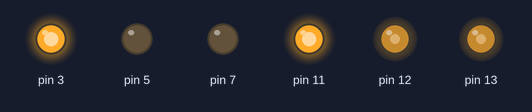
This program was run on a simulated Raspberry Pi (header pin numbers). On the bench: output pins drawn as LEDs (lit = HIGH). At 64.0 s the program stops and its outputs stay as they are.

Above: at 0.1 s.
At 3.1 s:
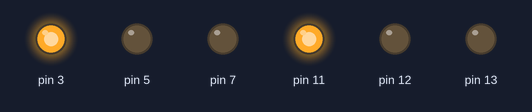
At 8.1 s:
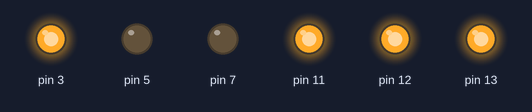
At 16.1 s:
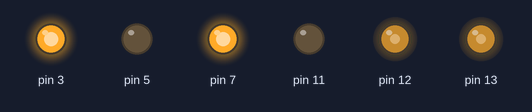
At 24.1 s:
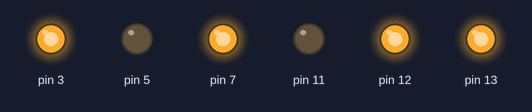
At 35.1 s:
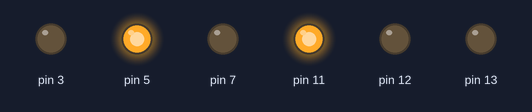
Timing chart, 0 to 36.6 s (numbered marks = the images above):
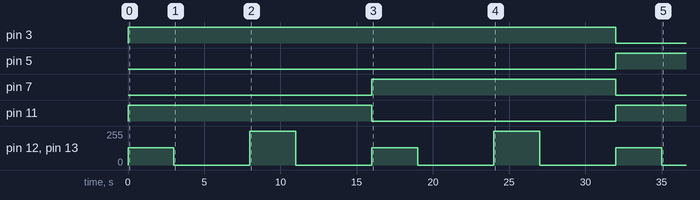

The program:

Motor_controller.py
```python
import RPi.GPIO as GPIO #import gpio pin library from raspbian OS
from time import sleep #importing sleep from python

GPIO.setmode(GPIO.BOARD)
GPIO.setwarnings(False)

class Motor():
    def __init__(self, Ena, In1A, In2A, Enb, In1B, In2B):
        #left motor initialization
        self.Ena = Ena
        self.In1A = In1A
        self.In2A = In2A

        #all of the GPIO pins will be declared as an output
        #two of our pins are for our direction
        GPIO.setup(self.Ena, GPIO.OUT)
        GPIO.setup(self.In1A, GPIO.OUT)
        GPIO.setup(self.In2A, GPIO.OUT)
        self.pwmA = GPIO.PWM(self.Ena, 100);
        self.pwmA.start(0);

        #right motor initialization
        self.Enb = Enb
        self.In1B = In1B
        self.In2B = In2B

        #all of the GPIO pins will be declared as an output
        #two of our pins are for our direction
        GPIO.setup(self.Enb, GPIO.OUT)
        GPIO.setup(self.In1B, GPIO.OUT)
        GPIO.setup(self.In2B, GPIO.OUT)
        self.pwmB = GPIO.PWM(self.Enb, 100);
        self.pwmB.start(0);

    def move(self,speed=0.5, turn=0, t=0): ###############tut function
        #normalizing values
        #0.5 = 50% speed and 1 =  100% speed
        #-1 to 1 will be normalized value for turn
        speed *= 100
        turn *= 100

        #handeling turns
        leftSpeed = speed - turn
        rightSpeed = speed + turn
        if leftSpeed>100:
            leftSpeed=100
        elif leftSpeed<-100:
            leftSpeed=-100
        if rightSpeed>100:
            rightSpeed=100
        elif rightSpeed<-100:
            rightSpeed=-100

        ls = leftSpeed
        rs = rightSpeed

        #left motors movement
        #ChangeDutyCycle do not understand (-ve) sign so we need to use absolute value and the way we can do this is by abs(leftSpeed) this will remove (-ve) sign from the values
        self.pwmA.ChangeDutyCycle(abs(ls));
        if leftSpeed>0:
            GPIO.output(self.In1A, GPIO.HIGH)
            GPIO.output(self.In2A, GPIO.LOW)
        else:
            GPIO.output(self.In1A, GPIO.LOW)
            GPIO.output(self.In2A, GPIO.HIGH)

        #right motors movement
        self.pwmB.ChangeDutyCycle(abs(rs));
        if rightSpeed>0:
            GPIO.output(self.In1B, GPIO.HIGH)
            GPIO.output(self.In2B, GPIO.LOW)
        else:
            GPIO.output(self.In1A, GPIO.LOW)
            GPIO.output(self.In2A, GPIO.HIGH)

        sleep(t)
        self.pwmA.ChangeDutyCycle(0);
        self.pwmB.ChangeDutyCycle(0);

    def forward(self,speed=0.5, t=0):
        speed *= 100
        self.pwmA.ChangeDutyCycle(speed);
        self.pwmB.ChangeDutyCycle(speed);

        #left motors movement forward
        GPIO.output(self.In1A, GPIO.HIGH)
        GPIO.output(self.In2A, GPIO.LOW)
        #right motors movement forward
        GPIO.output(self.In1B, GPIO.HIGH)
        GPIO.output(self.In2B, GPIO.LOW)
        sleep(t)
        self.pwmA.ChangeDutyCycle(0);
        self.pwmB.ChangeDutyCycle(0);

    def reverse(self,speed=0.5, t=0):
        speed *= 100
        self.pwmA.ChangeDutyCycle(speed);
        self.pwmB.ChangeDutyCycle(speed);

        #left motors movement forward
        GPIO.output(self.In1A, GPIO.LOW)
        GPIO.output(self.In2A, GPIO.HIGH)
        #right motors movement forward
        GPIO.output(self.In1B, GPIO.LOW)
        GPIO.output(self.In2B, GPIO.HIGH)
        sleep(t)
        self.pwmA.ChangeDutyCycle(0);
        self.pwmB.ChangeDutyCycle(0);

    def left(self,speed=0.5, t=0):
        speed *= 100
        self.pwmA.ChangeDutyCycle(speed);
        self.pwmB.ChangeDutyCycle(speed);

        #left motors movement forward
        GPIO.output(self.In1A, GPIO.HIGH)
        GPIO.output(self.In2A, GPIO.LOW)
        #right motors movement forward
        GPIO.output(self.In1B, GPIO.LOW)
        GPIO.output(self.In2B, GPIO.HIGH)
        sleep(t)
        self.pwmA.ChangeDutyCycle(0);
        self.pwmB.ChangeDutyCycle(0);

    def right(self,speed=0.5, t=0):
        speed *= 100
        self.pwmA.ChangeDutyCycle(speed);
        self.pwmB.ChangeDutyCycle(speed);

        #left motors movement forward
        GPIO.output(self.In1A, GPIO.LOW)
        GPIO.output(self.In2A, GPIO.HIGH)
        #right motors movement forward
        GPIO.output(self.In1B, GPIO.HIGH)
        GPIO.output(self.In2B, GPIO.LOW)
        sleep(t)
        self.pwmA.ChangeDutyCycle(0);
        self.pwmB.ChangeDutyCycle(0);

    def stop(self, t=0):
        self.pwmA.ChangeDutyCycle(0);
        self.pwmB.ChangeDutyCycle(0);
        sleep(t)

#declaring main function
def main():
    #Motor controller testing
    motor.forward(0.50,3)
    motor.stop(5)
    motor.forward(1,3)
    motor.stop(5)

    motor.left(0.50,3)
    motor.stop(5)
    motor.left(1,3)
    motor.stop(5)

    motor.right(0.50,3)
    motor.stop(5)
    motor.right(1,3)
    motor.stop(5)

    motor.reverse(0.50,3)
    motor.stop(5)
    motor.reverse(1,3)
    motor.stop(5)

#it should run if its called alone
#it should also run when main module is calling this module
#THIS CONDITION CHECKS wheather you are running this module or not
if __name__ == '__main__':
    #PASSING PIN NUMBERS TO THE MOTOR CLASS
    #left motors GPIO pin numbers Ena = 12, In1A = 3, In2A = 5
    #right motors GPIO pin numbers Enb = 13, In1B = 11, In2B = 7
    # Motor(Ena, In1A, In2A, Enb, In1B, In2B)
    motor = Motor(12, 3, 5, 13, 11, 7)
    main()
```

Measured:
- by itself, pin 3: LOW → HIGH at 0.00 s, → LOW 32.0 s later
- by itself, pin 5: LOW → HIGH at 32.0 s
- by itself, pin 7: LOW → HIGH at 16.0 s, → LOW 16.0 s later
- by itself, pin 11: LOW → HIGH at 0.00 s, → LOW 16.0 s later, → HIGH 16.0 s later
- by itself, pin 12, pin 13: repeats every 16.0 s: 0/255 5.0 s, 255/255 3.0 s, 0/255 5.0 s, 128/255 3.0 s
